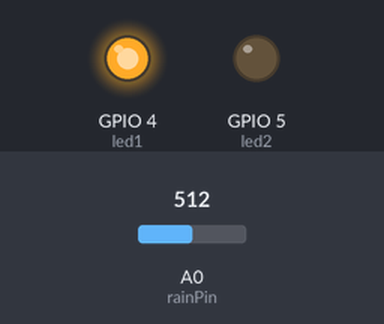
The sketch below on a simulated ESP8266 (NodeMCU). Shown: output pins drawn as LEDs (lit = HIGH). Inputs (shaded band) come from the test bench; at power-on: A0 (rainPin) = 512. WiFi joins after 1.5 s; servers stay silent unless stated; pins used as bus, display or sensor lines are not drawn; what the sketch prints to the serial monitor is not drawn.

Above: at 2.7 s.
2.8 s: A0 (rainPin) set to 898
7.2 s: A0 (rainPin) set to 929
At 9.3 s:
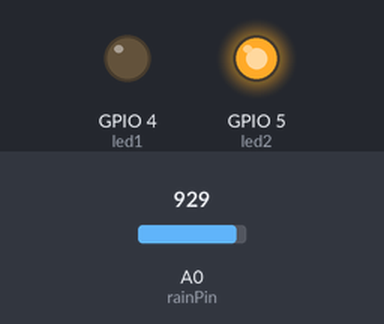
10.1 s: A0 (rainPin) set to 900
At 11.2 s:
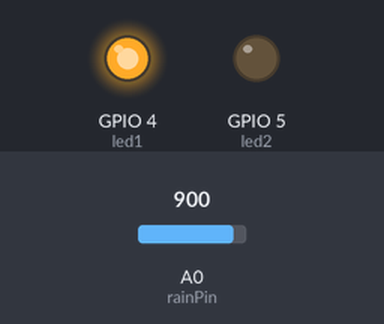
13.0 s: A0 (rainPin) set to 1023
At 15.8 s:
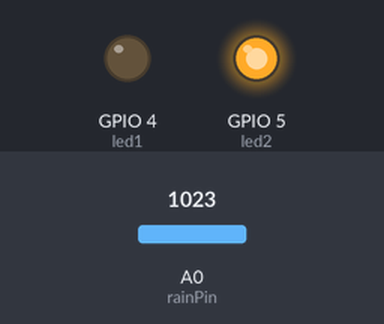
Timing chart, 0 to 17.3 s (numbered marks = the images above; inputs shaded):
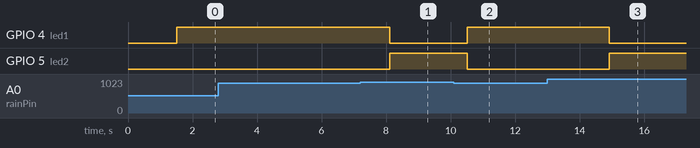

The sketch:

hethongtuoinuoctudong.ino
```cpp
#include <ESP8266WiFi.h>

String apiKey = "IBCI6C27UPBELVKK";
const char* ssid = "SICT";
const char* password = "";
const char* server = "api.thingspeak.com";

int rainPin = A0;
int relay = 3;
int led1 = 4;
int led2 = 5;
WiFiClient client;

void setup()
{
pinMode(led1, OUTPUT);
pinMode(led2, OUTPUT);
pinMode(relay, OUTPUT);
Serial.begin(9600);

WiFi.begin(ssid, password);

Serial.println();
Serial.println();
Serial.print("Connecting to ");
Serial.println(ssid);

WiFi.begin(ssid, password);

while (WiFi.status() != WL_CONNECTED)
{
delay(500);
Serial.print(".");
}
Serial.println("");
Serial.println("WiFi connected");

}

void loop()
{

int t = analogRead(rainPin);
  t = map(t,0,1023,0,100);

Serial.print("Mositure : ");
Serial.print(t);
Serial.println("%");
digitalWrite(relay, HIGH);
digitalWrite(led1, LOW);
digitalWrite(led2, HIGH);
if (t<90) {
    digitalWrite(led1, HIGH);
    digitalWrite(led2, LOW);
    digitalWrite(relay, LOW);
    Serial.println("Ðộ ẩm đạt mức cho phép");
    delay(2000);
    Serial.println("ngừng tưới nước");
    }else{
       delay(1000);
       Serial.println("Bắt đầu tưới nước");
    }
if (client.connect(server,80)) {
String postStr = apiKey;
postStr +="&field1=";
postStr += String(t);
postStr += "\r\n\r\n";

client.print("POST /update HTTP/1.1\n");
client.print("Host: api.thingspeak.com\n");
client.print("Connection: close\n");
client.print("X-THINGSPEAKAPIKEY: "+apiKey+"\n");
client.print("Content-Type: application/x-www-form-urlencoded\n");
client.print("Content-Length: ");
client.print(postStr.length());
client.print("\n\n");
client.print(postStr);


}
client.stop();

}
```

Measured:
- the behaviour switches between 915 and 916 on A0 (rainPin) (found by bisection; images 0 and 1)
- after the input at 7.2 s, GPIO 4 (led1): HIGH → LOW after 0.91 s; GPIO 5 (led2): LOW → HIGH after 0.91 s
- after the input at 10.1 s, GPIO 4 (led1): LOW → HIGH after 0.41 s; GPIO 5 (led2): HIGH → LOW after 0.41 s
- after the input at 13.0 s, GPIO 4 (led1): HIGH → LOW after 1.9 s; GPIO 5 (led2): LOW → HIGH after 1.9 s
